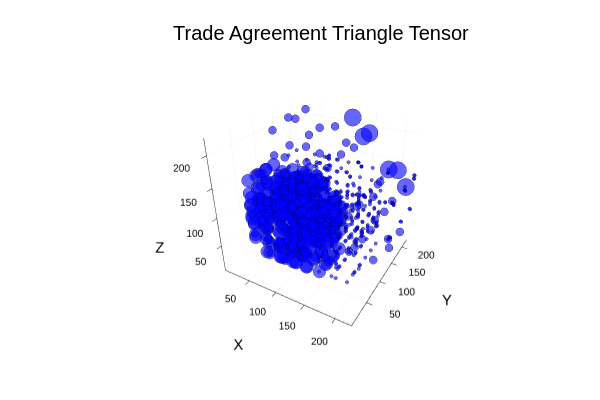

The code cell stored with this chart in its notebook:
### Code cell
# Plot the tensor using Dleto's plotting function
plot_tensor(Triangles, title="Trade Agreement Triangle Tensor")
